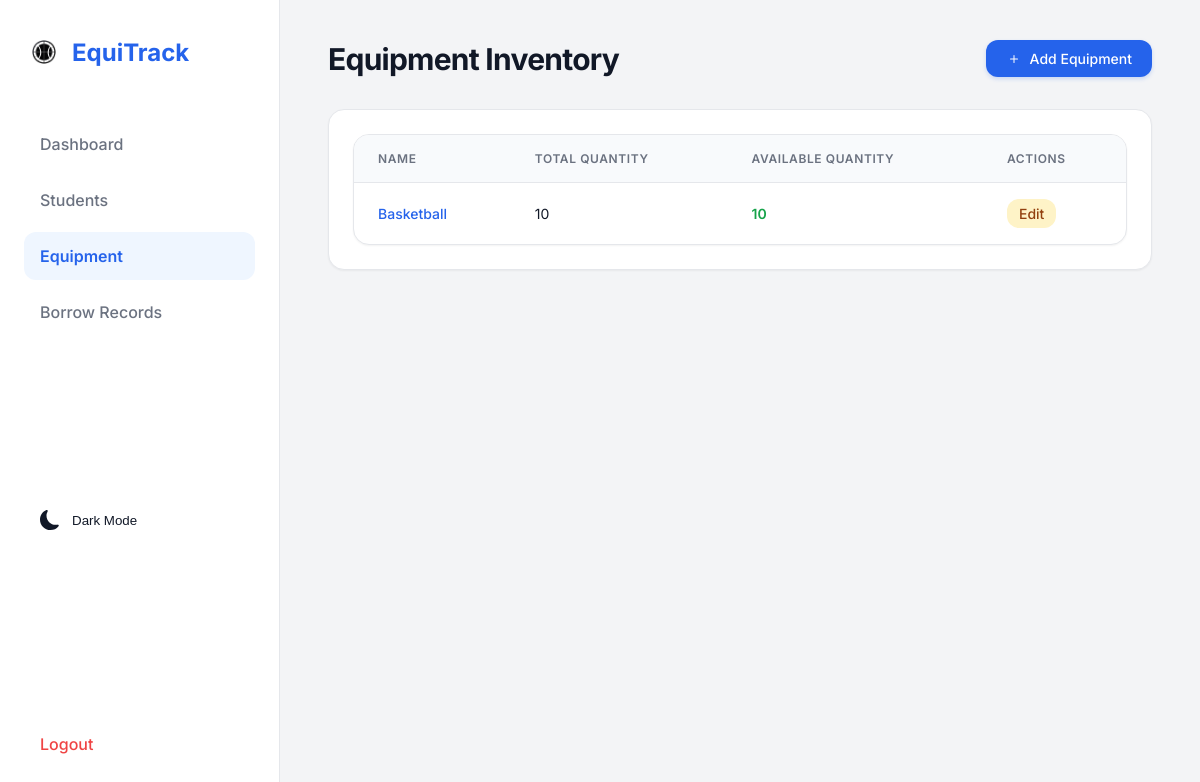
The page /equipment/ (signed in) on the database as committed earlier.
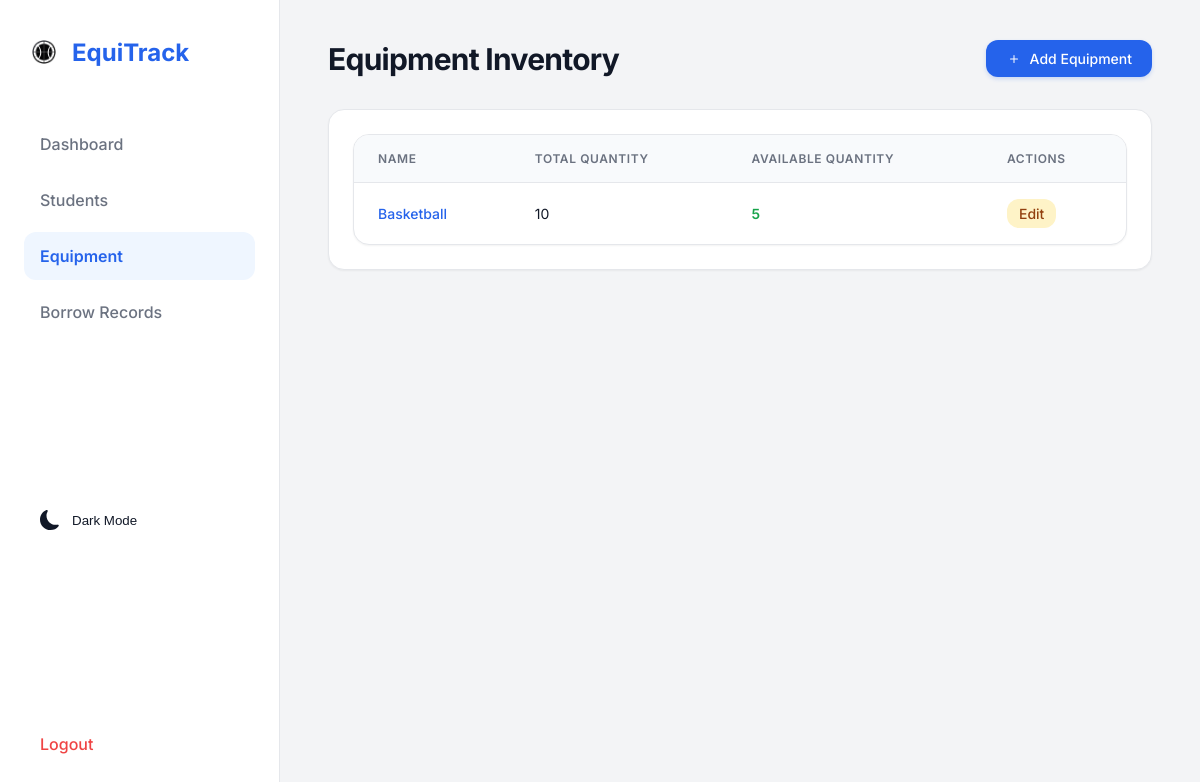
The same page on the database as committed later.
### equipment_app/models.py (models this page shows, shortened)
class Equipment(models.Model):
    name = models.CharField(max_length=100)
    total_quantity = models.IntegerField()
    available_quantity = models.IntegerField()

### equipment_app/views.py (the view)
# urls.py: path('equipment/', equipment_page, name='equipment'),
@login_required(login_url='/')
def equipment_page(request):
    items = Equipment.objects.all()
    return render(request, 'equipment_app/equipment.html', {'items': items})

### equipment_app/templates/equipment_app/equipment.html
{% extends 'equipment_app/base.html' %}
{% block content %}
<div class="page-header">
    <h1 class="page-title">Equipment Inventory</h1>
    <a href="/equipment/add/" class="btn btn-primary">
        <svg xmlns="http://www.w3.org/2000/svg" width="16" height="16" fill="currentColor" viewBox="0 0 16 16" style="margin-right: 8px;">
          <path d="M8 4a.5.5 0 0 1 .5.5v3h3a.5.5 0 0 1 0 1h-3v3a.5.5 0 0 1-1 0v-3h-3a.5.5 0 0 1 0-1h3v-3A.5.5 0 0 1 8 4z"/>
        </svg>
        Add Equipment
    </a>
</div>
<div class="card">
    <div class="table-container">
        <table>
            <thead>
                <tr>
                    <th>Name</th>
                    <th>Total Quantity</th>
                    <th>Available Quantity</th>
                    <th>Actions</th>
                </tr>
            </thead>
            <tbody>
                {% for item in items %}
                <tr>
                    <td style="font-weight: 500; color: var(--primary);">{{ item.name }}</td>
                    <td>{{ item.total_quantity }}</td>
                    <td>
                        <span style="font-weight: 600; color: {% if item.available_quantity > 0 %}#16a34a{% else %}#ef4444{% endif %};">
                            {{ item.available_quantity }}
                        </span>
                    </td>
                    <td>
                        <a href="/equipment/edit/{{ item.id }}/" class="btn" style="background-color: #fef3c7; color: #92400e; padding: 0.375rem 0.75rem;">
                            Edit
                        </a>
                    </td>
                </tr>
                {% empty %}
                <tr>
                    <td colspan="4" style="text-align: center; color: var(--text-muted); padding: 2rem;">No equipment found.</td>
                </tr>
                {% endfor %}
            </tbody>
        </table>
    </div>
</div>
{% endblock %}

Rows that differ between the two databases and show on the page:
changed Equipment "Basketball": available_quantity "10" → "5"
